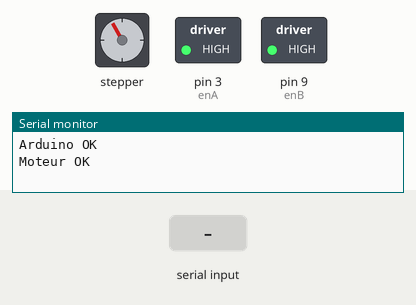
Recording of a sketch running on a simulated Arduino Uno, built for the host (arithmetic inside an expression is 32-bit, double 64-bit). On the bench: stepper motor, switched loads named in the sketch (green lamp = pin HIGH), the last lines printed to the serial monitor. The test bench sets the inputs (shaded band). Stepper angles assume 200 steps per turn.

Above: at 1.2 s.
1.3 s: "0\n" received over Serial
At 1.65 s:
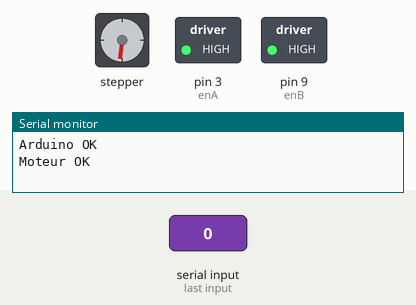
At 13.4 s:
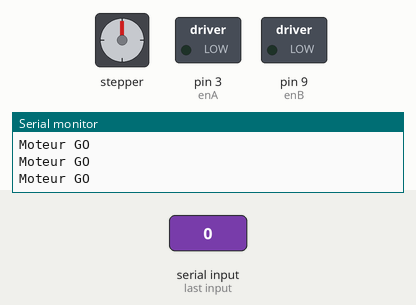
19.3 s: "90,45\n" received over Serial
At 20.38 s:
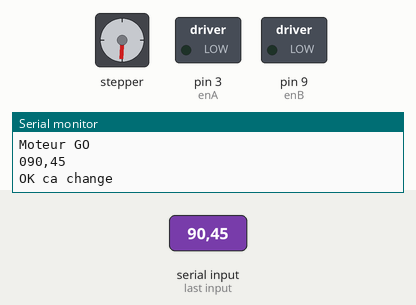
37.3 s: "5\n" received over Serial
55.3 s: "200\n" received over Serial
Timing chart, 0 to 74.3 s (numbered marks = the images above; inputs shaded):
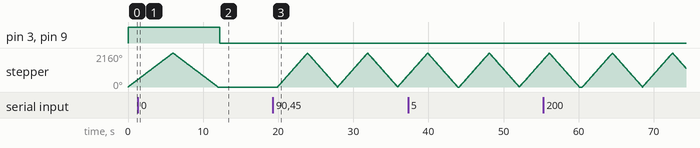

The sketch:

respire.ino
```cpp
/*
Arduino Uno / RESPIRE / projet TVS
Utilisation de la bibliothèque Stepper pour contrôler le moteur

version alpha
eteindre = envoyer "0" en serie
### T.V.S. ###


*/

char recu[20];
String reponse;
int yeau = 0;
int i;


int vitesse = 60;
#include <Stepper.h>

int enA  = 3;  // Enable pin 1 on Motor Control Shield
int enB  = 9;  // Enable pin 2 on Motor Control Shield
int dirA = 2;  // Direction pin dirA on Motor Control Shield
int dirB = 8;  // Direction pin dirB on Motor Control Shield


const int stepsPerRevolution = 200;

// Initialisation de la classe Stepper
Stepper myStepper(stepsPerRevolution, dirA, dirB);

void setup() {
  Serial.begin(9600);
  Serial.println("Arduino OK");
  myStepper.setSpeed(vitesse); // 60 < n < ~120
  // Allumage du moteur
  pinMode(enA, OUTPUT);
  digitalWrite (enA, HIGH);
  pinMode(enB, OUTPUT);
  digitalWrite (enB, HIGH);
  Serial.println("Moteur OK");
}

void loop() {
      myStepper.step(stepsPerRevolution*6);
      myStepper.step(-stepsPerRevolution*6);
      Serial.println("Moteur GO");
      reponse = 0;
      i = 0 ;
      while ( Serial.available()>0 )      {
            recu[i] = Serial.read();
            reponse += recu[i];
            i++;
            delay(100);
      }
      if (i>0) {
            Serial.println(reponse);
            vitesse = reponse.toInt();
            if (vitesse < 120 && vitesse >= 60) {
              Serial.println("OK ca change");
              myStepper.setSpeed(vitesse);
            } else if (vitesse == 0) {
              Serial.print("OK on arrete");
              myStepper.setSpeed(vitesse);
              digitalWrite(enA,LOW);
              digitalWrite(enB,LOW);
            } else {
              Serial.println("pas bon");
            }
      }
}
```

Measured:
- after the input at 1.3 s, pin 3 (enA), pin 9 (enB): HIGH → LOW after 10.9 s; stepper: goes on until 12.0 s, then stays 0°
- after the input at 19.3 s, stepper: turns 2149° clockwise in 4.0 s, then 2149° counter-clockwise in 3.9 s, then 2160° clockwise in 4.0 s, then 2160° counter-clockwise in 4.0 s, and so on
- by itself, stepper: keeps turning clockwise at about 366°/s
